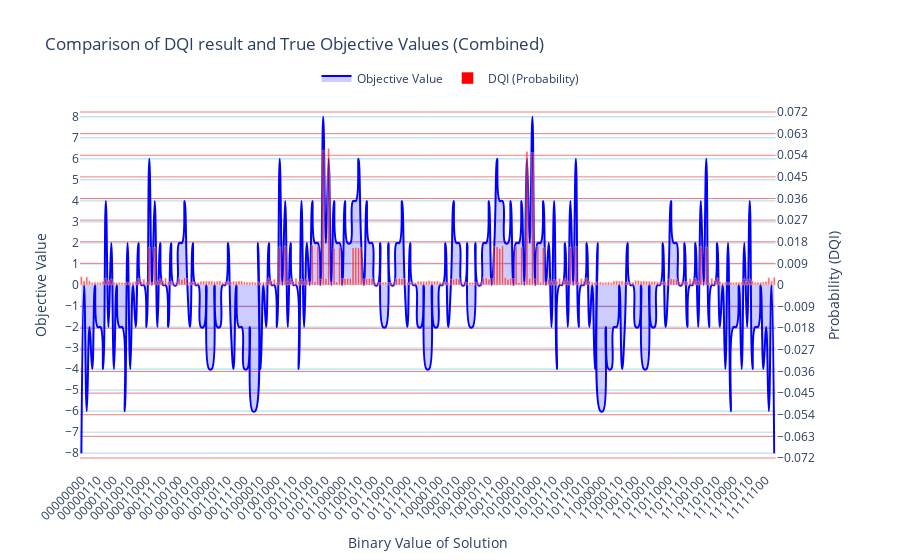

Here is the notebook cell this chart was saved with:
### Code cell
combined_counts = combine_counts(counts)
brute_force_results = brute_force_max(B, v, first_part="")
plot_results_union_plotly(
    brute_force_results, 
    combined_counts, 
    plot_name="Comparison of DQI result and True Objective Values (Combined)", 
    spline_smoothing=1.3
)

### Figure 1 — Plotly figure (JSON) as saved in the notebook; plotly's stock layout.template omitted (floating-point values rounded to 4 significant figures; data arrays with more than 128 entries replaced by an {"elided": "..."} marker saying what was removed)
{"data": [{"fill": "tozeroy", "fillcolor": "rgba(0, 0, 255, 0.2)", "line": {"color": "blue", "shape": "spline", "smoothing": 1.3}, "mode": "lines", "name": "Objective Value", "type": "scatter", "x": {"elided": "256 str values"}, "xaxis": "x", "y": {"elided": "256 int values"}, "yaxis": "y"}, {"marker": {"color": "red", "opacity": 0.6}, "name": "DQI (Probability)", "type": "bar", "x": {"elided": "256 str values"}, "xaxis": "x", "y": {"elided": "256 float values"}, "yaxis": "y2"}], "layout": {"legend": {"orientation": "h", "x": 0.5, "xanchor": "center", "y": 1.02, "yanchor": "bottom"}, "title": {"text": "Comparison of DQI result and True Objective Values (Combined)"}, "xaxis": {"anchor": "y", "domain": [0, 0.94], "tickangle": -45, "title": {"text": "Binary Value of Solution"}}, "yaxis": {"anchor": "x", "domain": [0, 1], "dtick": 1, "gridcolor": "lightblue", "range": [-8.8, 8.8], "showgrid": true, "tick0": 0, "title": {"text": "Objective Value"}}, "yaxis2": {"anchor": "x", "dtick": 0.009, "gridcolor": "lightcoral", "overlaying": "y", "range": [-0.077, 0.077], "showgrid": true, "side": "right", "tick0": 0, "title": {"text": "Probability (DQI)"}}}}
